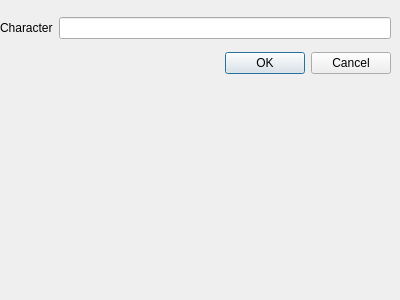
<?xml version="1.0" encoding="UTF-8"?>
<ui version="4.0">
 <class>AddACL</class>
 <widget class="QDialog" name="AddACL">
  <property name="geometry">
   <rect>
    <x>0</x>
    <y>0</y>
    <width>400</width>
    <height>300</height>
   </rect>
  </property>
  <property name="windowTitle">
   <string>Dialog</string>
  </property>
  <widget class="QWidget" name="">
   <property name="geometry">
    <rect>
     <x>0</x>
     <y>10</y>
     <width>391</width>
     <height>72</height>
    </rect>
   </property>
   <layout class="QGridLayout" name="gridLayout_2">
    <item row="0" column="0">
     <layout class="QGridLayout" name="gridLayout">
      <item row="0" column="0">
       <widget class="QLabel" name="label">
        <property name="text">
         <string>Character</string>
        </property>
       </widget>
      </item>
      <item row="0" column="1">
       <widget class="QLineEdit" name="characterName"/>
      </item>
     </layout>
    </item>
    <item row="1" column="0">
     <widget class="QDialogButtonBox" name="buttonBox">
      <property name="orientation">
       <enum>Qt::Horizontal</enum>
      </property>
      <property name="standardButtons">
       <set>QDialogButtonBox::Cancel|QDialogButtonBox::Ok</set>
      </property>
     </widget>
    </item>
   </layout>
  </widget>
 </widget>
 <resources/>
 <connections>
  <connection>
   <sender>buttonBox</sender>
   <signal>accepted()</signal>
   <receiver>AddACL</receiver>
   <slot>accept()</slot>
   <hints>
    <hint type="sourcelabel">
     <x>248</x>
     <y>254</y>
    </hint>
    <hint type="destinationlabel">
     <x>157</x>
     <y>274</y>
    </hint>
   </hints>
  </connection>
  <connection>
   <sender>buttonBox</sender>
   <signal>rejected()</signal>
   <receiver>AddACL</receiver>
   <slot>reject()</slot>
   <hints>
    <hint type="sourcelabel">
     <x>316</x>
     <y>260</y>
    </hint>
    <hint type="destinationlabel">
     <x>286</x>
     <y>274</y>
    </hint>
   </hints>
  </connection>
 </connections>
</ui>
